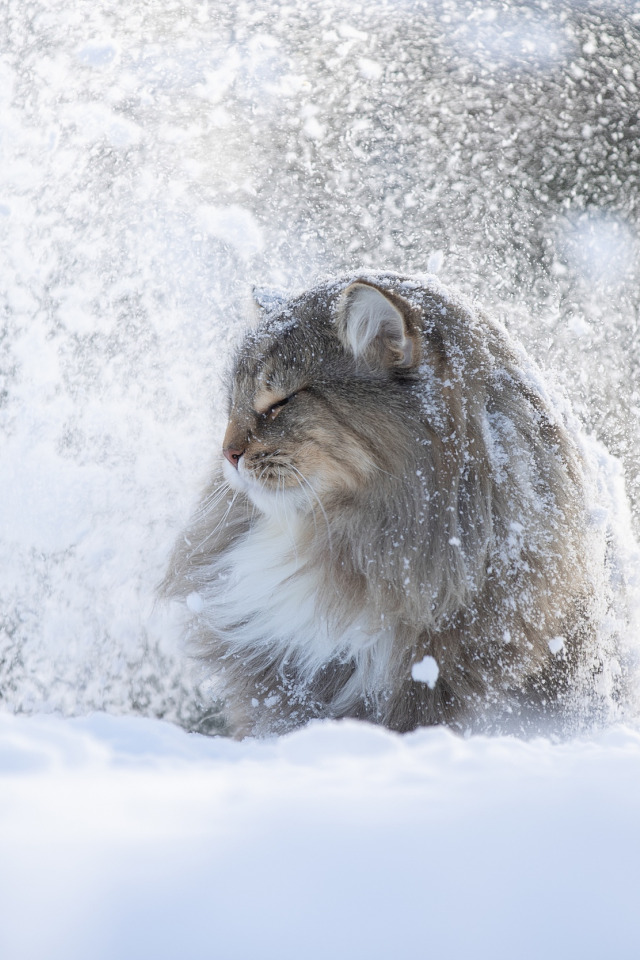
#> input picture images/winter_cat.png, 640 x 960 px
$ python lab2_Staroverov.py
#> lines starting #> are read from the running program, lines starting #| are printed output that depends on the picture
# -*- coding: utf-8 -*-
"""
Created on Tue Sep 10 18:52:23 2024

@author: iliys
"""

import numpy as np
import cv2 as cv

import sys
sys.path.append('../')
from utility import util
import matplotlib.pyplot as plt

"""##### 2.1.2.3.2 Эквализация изображения

Другой популярной процедурой адаптивной гистограммной обработки изображения является *эквализация* изображения. Эквализация также отображает реальный яркостный диапазон данного изображения (от минимального до максимального значения интенсивности) на диапазон [0, 255]. При этом обеспечивается "выравнивание" числа пикселов изображения, имеющих различные значения яркости. Математическая форма данного преобразования имеет вид
$$
{\rm LUT}[i] = 255 \cdot  \frac{\sum\limits_{j=1}^i \textrm{Hist}[j]} {\sum\limits_{j=1}^{255} \textrm{Hist}[j]},
$$
В тех случаях, когда в диапазоне [Imin,Imax] более или менее равномерно присутствуют все градации, визуальный эффект от эквализации трудно отличить от эффекта нормализации. Однако в случае, когда значительная часть градаций яркости отсутствует, эквализация позволяет более равномерно использовать диапазон [0,255] для более контрастного отображения присутствующих на изображении градаций. Визуально это выглядит как "проявление" большего количества ранее не заметных на изображении деталей и контуров.

**Задание: реализуйте данный вид эквализации самостоятельно**
"""

histSize = [256]

image1 = cv.imread('../images/winter_cat.png')
#> image1 is the input picture: shape (960, 640, 3); mean B, G, R 205.1, 196.6, 192.9
gray_image1 = cv.cvtColor(image1, cv.COLOR_BGR2GRAY)
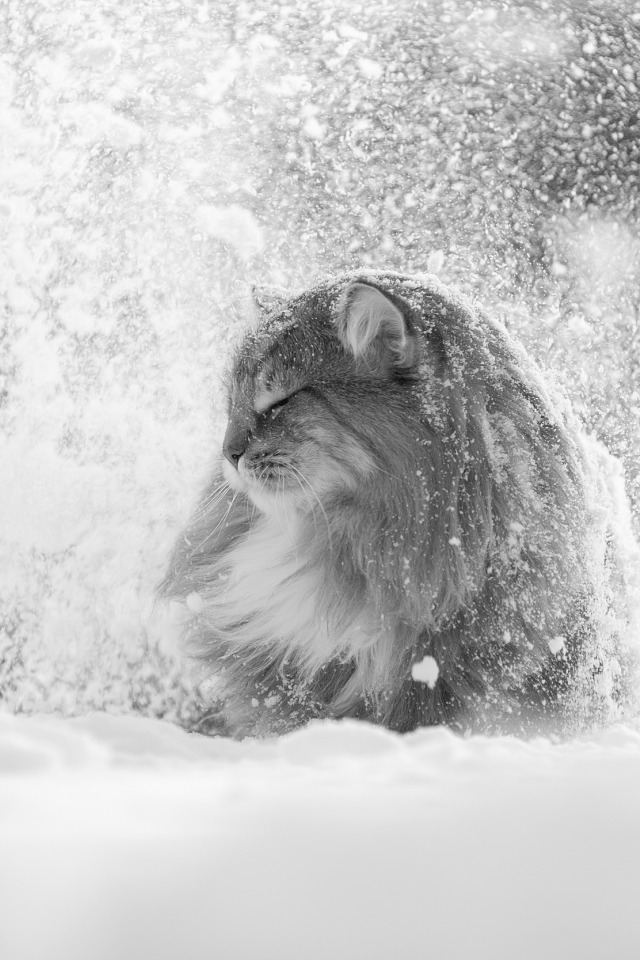
#> gray_image1: shape (960, 640); min 9, max 254, mean 196.5

# Гистограмма изображения
hist, bins = np.histogram(gray_image1.flatten(), 256, [0, 256])
#> hist = 256 values, max 13210 at index 215, min 0 at index 0, mean 2400; bins = 257 values from 0 to 256

# Кумулятивная сумма гистограммы
cdf = hist.cumsum()
#> cdf = 256 values from 0 to 614400

# Нормирование кумулятивной функции распределения
cdf_normalized = cdf * 255 / cdf[-1]
#> cdf_normalized = 256 values from 0 to 255

# Линейная интерполяция по куммулятивной сумме для получения нового изображения
result_image = np.interp(gray_image1.flatten(), bins[:-1], cdf_normalized).reshape(gray_image1.shape)
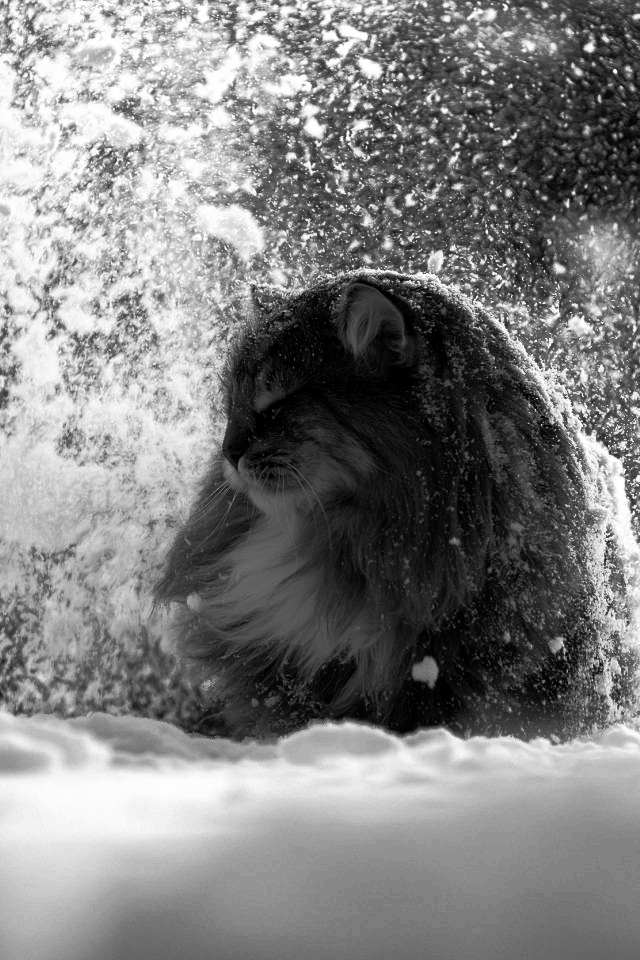
#> result_image: shape (960, 640) float64; min 0.000415, max 255, mean 128.8

# Визуализация до и после эквализации
gs = plt.GridSpec(2, 2)
plt.figure(figsize=(10, 8))
plt.subplot(gs[0])
plt.imshow(gray_image1, cmap='gray')
plt.subplot(gs[1])
plt.imshow(result_image, cmap='gray')
plt.subplot(gs[2])
plt.hist(gray_image1.reshape(-1), 256, [0, 256])
plt.subplot(gs[3])
plt.hist(result_image.reshape(-1), 256, [0, 256])
plt.show()
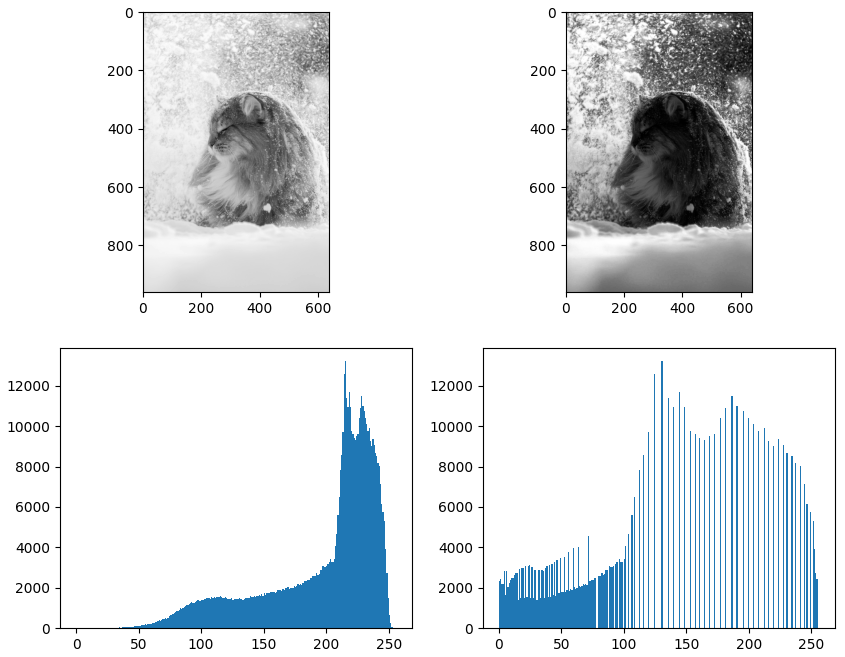
#> figure drawn by matplotlib, 4 panels; panel 3: tallest bar 13210 high, from x = 215 to 216; panel 4: tallest bar 13210 high, from x = 130 to 131

$ run again, with images/bloodcells.png copied over images/winter_cat.png
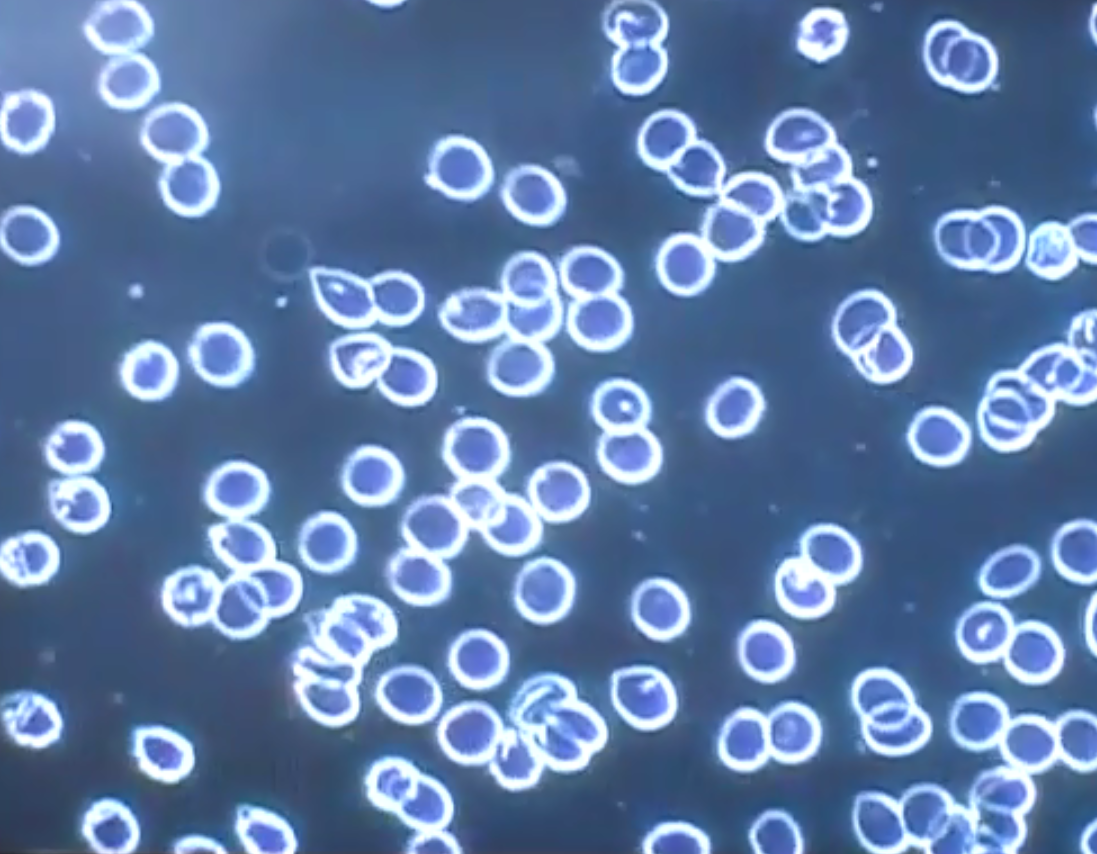
#> input picture images/bloodcells.png, 1097 x 854 px
#> image1 is the input picture: shape (854, 1097, 3); mean B, G, R 166.4, 124.6, 96.6
#> `gray_image1 = cv.cvtColor(image1, cv.COLOR_BGR2GRAY)`:
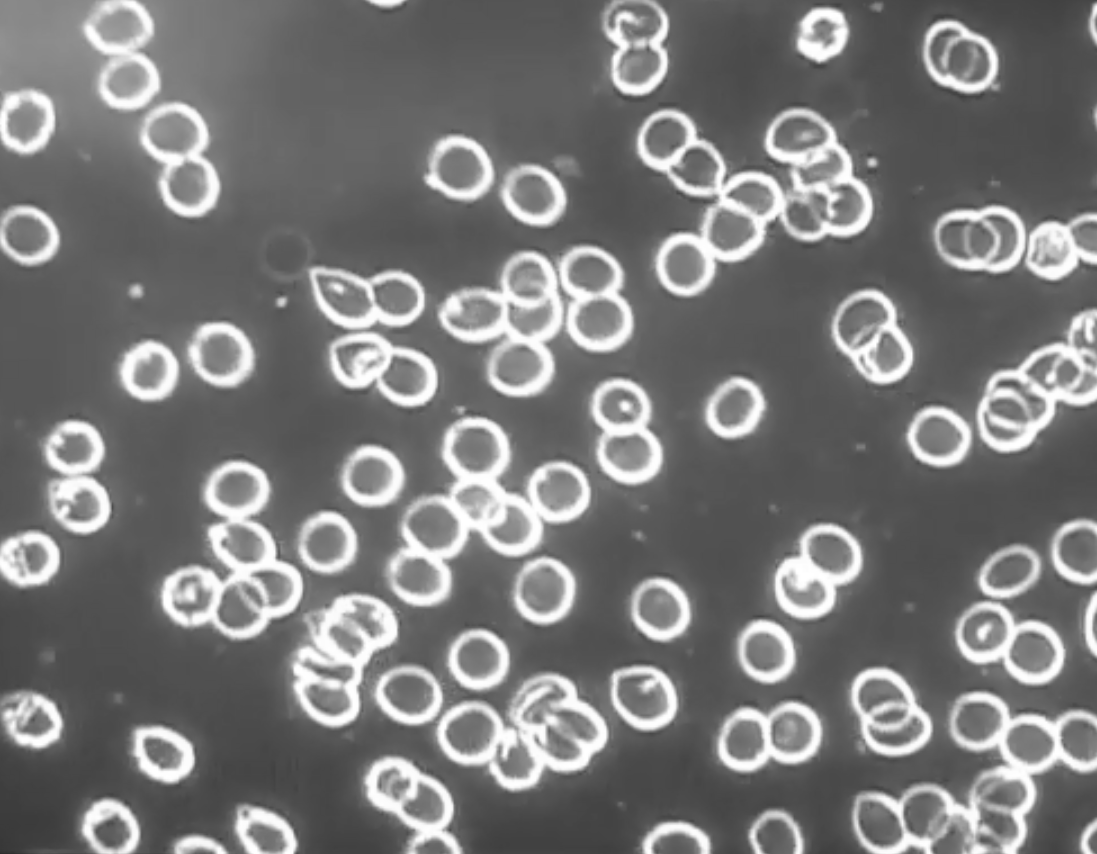
#> gray_image1: shape (854, 1097); min 44, max 255, mean 121
#> hist = 256 values, max 25783 at index 88, min 0 at index 0, mean 3659.5; bins = 257 values from 0 to 256
#> cdf = 256 values from 0 to 936838
#> cdf_normalized = 256 values from 0 to 255
#> `plt.show()`:
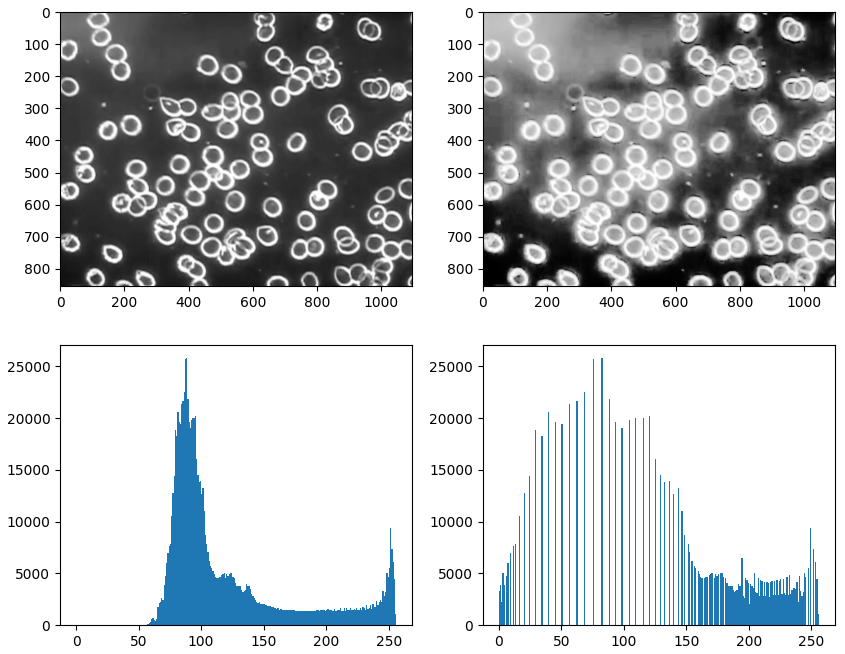
#> figure drawn by matplotlib, 4 panels; panel 3: tallest bar 25783 high, from x = 88 to 89; panel 4: tallest bar 25783 high, from x = 82 to 83
